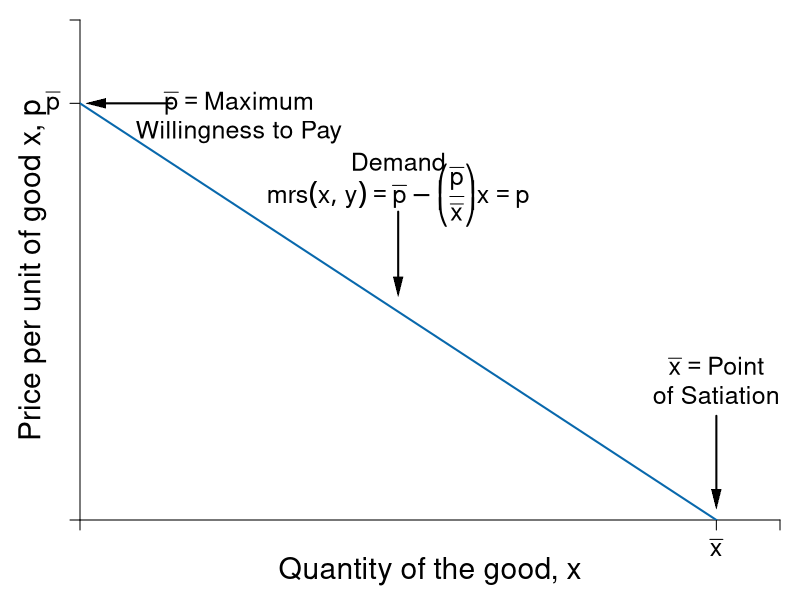

Generate this figure with R:
require(shape)
pdf(file = "indmarketdemand/demand_qql_mrs.pdf", width = 9, height = 7)

#Set parameters for graphics
axislabelsize <- 1.8
labelsize <- 1.5
namesize <- 1.8
annotatesize <- 1.5
graphlinewidth <- 2
segmentlinewidth <- 1.5

COL <- c("#7fc97f", "#beaed4", "#fdc086", "#ffff99", "#386cb0", "#f0027f", "#bf5b17", "#666666")
COLA <- c("#99d8c9","#66c2a4","#41ae76", "#238b45", "#005824")
COLB <- c("#4eb3d3", "#2b8cbe", "#0868ac","#084081")

par(mar =  c(4, 4, 1, 1))

mrsA <- function(x, rmax = 10, xmax = 20) {
  rmax - (rmax/xmax)*x
}


# uA <- function(x, y, rmax = 10, xmas = 20) {
#   y + rmax*x - (1/2)(rmax/xmax)*x^2
# }

xlims <- c(0, 22)
ylims <- c(0, 12)

npts <- 501 
x <- seq(xlims[1], xlims[2], length.out = npts)
y <- seq(ylims[1], ylims[2], length.out = npts) 
a <- c(46.08, 55, 64)
b <- c(46.08, 55, 64)

plot(0, 0, xlim = xlims, ylim = ylims, type = "n",
     xlab = expression(paste("")),
     ylab = expression(paste("")), 
     xaxt = "n", 
     yaxt = "n", 
     cex.lab = axislabelsize, 
     bty = "n",
     xaxs="i", 
     yaxs="i")

# ticksy <- seq(from = 0, to = ylims[2], by = 2)
# ylabels <- seq(from = 0, to = ylims[2], by = 2)
# ticksx <- seq(from = 0, to = xlims[2], by = 2)
# xlabels <- seq(from = 0, to = xlims[2], by = 2)
ticksy <- c(0, 10, ylims[2])
ylabels <- c(NA, expression(paste(bar(p))), NA)
ticksx <- c(0, 20, xlims[2])
xlabels <- c(NA, expression(paste(bar(x))), NA)

axis(1, at = ticksx, pos = 0, labels = xlabels, cex.axis = labelsize)
axis(2, at = ticksy, pos = 0, labels = ylabels, las = 1, cex.axis = labelsize)

npts <- 500 
xx1 <- seq(xlims[1], xlims[2], length.out = npts)

lines(xx1, mrsA(xx1, rmax = 10, xmax = 20), col = COLB[3], lwd = graphlinewidth)
#lines(xx1, brfB(xx1, alpha = 16, beta = 1/24), col = COLB[4], lwd = graphlinewidth)

#segments(0, 9.6, 9.6, 9.6, lty = 2, col = "gray" , lwd = segmentlinewidth)
#segments(9.6, 0, 9.6, 9.6, lty = 2, col = "gray" , lwd = segmentlinewidth)

mtext(expression(paste("Quantity of the good, ", x)), side=1, line = 2.5, cex = axislabelsize)
text(-1.5, 0.5*ylims[2], expression(paste("Price per unit of good x, ", p)), xpd = TRUE, cex = axislabelsize, srt = 90) 

#segments(4.11765, 6.17647, 5.88, 8.88, lty = 1, col = COL[2] , lwd = graphlinewidth)
#text(7.3, 3, expression("Pareto Efficient"))
#text(7.3, 2.5, expression("Curve"))
#Arrows(7.3, 3.5, 7.3, 6.1, col = "black", lty = 1, lwd = 2, arr.type = "triangle", arr.lwd = 0.5)

#Label the iso-welfare functions for the HG, Aisha
# text(3.8, 1.5, expression(u[1]^A))
# text(4.6, 1.5, expression(u[2]^A))
# text(5.5, 1.5, expression(u[3]^A))
#text(6.6, 8.3, expression(u[4]^A))

#Label the indifference curves for the HG, Betty
# text(7.6, 17, expression(u[1]^B))
# text(6.75, 17, expression(u[2]^B))
# text(6, 17, expression(u[3]^B))
#text(3.4, 6.9, expression(v[4]^B))

#Label mrs function
text(10, 8.6, expression(paste(Demand)), cex = annotatesize)
text(10, 7.8, expression(paste(mrs(x,y) == bar(p) - bgroup("(",frac(bar(p), bar(x)),")")*x, phantom()==p)), cex = annotatesize)
Arrows(10, 7.4, 10, 5.6, col = "black", lty = 1, lwd = 2, arr.type = "triangle", arr.lwd = 0.5)

#Label satiation
text(20, 3.7, expression(paste(bar(x) == "Point")), cex = annotatesize)
text(20, 3, expression(paste("of Satiation")), cex = annotatesize)
Arrows(20, 2.5, 20, 0.5, col = "black", lty = 1, lwd = 2, arr.type = "triangle", arr.lwd = 0.5)

#Label highest willingness to pay
text(5, 10, expression(paste(bar(p) == "Maximum")), cex = annotatesize)
text(5, 9.3, expression(paste("Willingness to Pay")), cex = annotatesize)
Arrows(2.9, 10, 0.5, 10, col = "black", lty = 1, lwd = 2, arr.type = "triangle", arr.lwd = 0.5)

dev.off()
